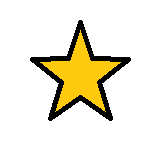
#> input picture Images/star.png, 158 x 148 px, found by its file name
$ jupyter execute --allow-errors cv-task1.ipynb   (shell and % lines are left out)
#> lines starting #> are read from the running program, lines starting #| are printed output that depends on the picture; after the words box and inside, x2 and y2 are one past the last pixel; in counts of white or black regions, pixels touching at a corner belong together; long printed decimals are rounded
[cell 1]
import cv2
import matplotlib.pyplot as plt

# Helper functions

- `imread`: Read an image from `img_path` and convert it to RGB
- `imshow`: Display the given `img` (`figsize` is optional figure size)
- `rgb2bin`: Convert the given RGB image `img_rgb` to binary
- `find_best_contour`: Find and return the largest contour in the image

[cell 2]
def imread(img_path):
#> called with img_path = 'images/star.png'
    img = cv2.imread(img_path)
#> img is the input picture: shape (148, 158, 3); mean B, G, R 211.6, 230.2, 235.5
    img = cv2.cvtColor(img, cv2.COLOR_BGR2RGB)
    return img

def imshow(img, figsize=(5, 5)):
    plt.figure(figsize=figsize)
    plt.imshow(img, cmap='gray')
    plt.show()

def rgb2bin(img_rgb):
    img_gray = cv2.cvtColor(img_rgb, cv2.COLOR_RGB2GRAY)
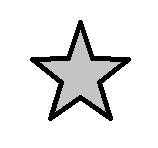
#> img_gray: shape (148, 158); min 0, max 255, mean 229.7
    t, img_bin = cv2.threshold(
        img_gray, 0, 255, cv2.THRESH_OTSU|cv2.THRESH_BINARY_INV
    )
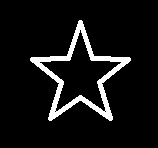
#> img_bin: shape (148, 158); 7.6% white; 1 white region
#> t = 0
    return img_bin

def find_best_contour(img_rgb):
    img_bin = rgb2bin(img_rgb)
    contours, h = cv2.findContours(
        img_bin, cv2.RETR_EXTERNAL, cv2.CHAIN_APPROX_NONE
    )
#> contours = 1 contour; box (x1, y1, x2, y2) and area: (30, 20, 131, 121) 3933; h = [[-1, -1, -1, -1]]
    best_contour = max(contours, key=cv2.contourArea)
#> best_contour = contour of 344 points, box (x1, y1, x2, y2) (30, 20, 131, 121), area 3933
    return best_contour

def draw_contours(img, contours, index=-1, color=(255, 0, 0), thickness=2):
#> called with contours = array of shape (344, 1, 2), index = -1, color = (255, 0, 0), thickness = 2
    img_copy = img.copy()
    cv2.drawContours(img_copy, contours, index, color, thickness)
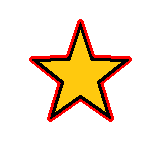
#> img_copy: shape (148, 158, 3); mean R, G, B 243, 226.4, 207.8
    imshow(img_copy)

[cell 3]
img = imread('images/star.png')
imshow(img)

[cell 4]
best_contour = find_best_contour(img)
draw_contours(img, best_contour)

# Chain code histogram

We loop through the best contour points to generate chain code like the following image. We find the chain code by calculating the difference in x (`dx`) and difference in y (`dy`) between each point and the next point.

We create a lookup table that maps between (`dx`, `dy`) and the chain code value according to the image above:
- Each key in the table is (`dx`, `dy`)
- The value is the chain code value

[cell 5]
lookup_table = {
    (1, 0): 0,
    (1, -1): 1,
    (0, -1): 2,
    (-1, -1): 3,
    (-1, 0): 4,
    (-1, 1): 5,
    (0, 1): 6,
    (1, 1): 7
}

We can generate a histogram of chain codes by counting how many times each value appears in the chain code. The next cell will loop through points of the best contour to print the chain code and calculate the histogram.
- First, we initialize the histogram `hist` to zeros. The histogram has 8 values that represent the number of occurrences of each chain code value (from 0 to 7)
- After that, we loop through the points of the best contour (except the last point)
- Inside the loop, we store the current point (index `i`) in `pt1` and the next point (index `i+1`) in `pt2`
- We calculate `dx` and `dy` by subtracting the x and y values between `pt2` and `pt1`
- We give (`dx`, `dy`) to the lookup table to obtain the chain code value (we can print it if we want)
- We increment the histogram at the index of the chain code value `hist[code] += 1`

Outside the loop, we normalize the histogram by dividing it by the total sum: `hist/hist.sum()`. The normalized histogram will remain the same even if the object's size increases

[cell 6]
import numpy as np

hist = np.zeros((8,))

for i in range(len(best_contour)-1):
    (x1, y1) = best_contour[i][0]
    (x2, y2) = best_contour[i+1][0]
    dx = x2 - x1
    dy = y2 - y1
    code = lookup_table[(dx, dy)]
    print(code, end='')
    hist[code] += 1
#> this loop made 343 passes
#> (x1, y1, x2, y2, dx, dy, code) on passes 1 to 3: (79, 20, 78, 21, -1, 1, 5), (78, 21, 78, 22, 0, 1, 6), (78, 22, 78, 23, 0, 1, 6)
#| 5
#| 6
#| 6
#| 5
#| 6
#| 6
#| 5
#| 6
#> (further printed lines are left out)
#> after the loop, hist = [34, 44, 50, 26, 69, 26, 50, 44]

print("\n")
print(hist/hist.sum())
#| [0.09913 0.1283 0.1458 0.0758 0.2012 0.0758
#|  0.1458 0.1283]

We wrap what we did so far in a function that takes an RGB image `img_rgb` and returns the normalized histogram of chain codes. We can use this histogram as a feature descriptor for the image

[cell 7]
def chain_hist(img_rgb):

    best_contour = find_best_contour(img_rgb)
    lookup_table = {
        (1, 0): 0,
        (1, -1): 1,
        (0, -1): 2,
        (-1, -1): 3,
        (-1, 0): 4,
        (-1, 1): 5,
        (0, 1): 6,
        (1, 1): 7
    }

    hist = np.zeros((8,))
    for i in range(len(best_contour)-1):
        pt1 = best_contour[i][0]
        pt2 = best_contour[i+1][0]
        dx = pt2[0] - pt1[0]
        dy = pt2[1] - pt1[1]
        code = lookup_table[(dx, dy)]
        hist[code] += 1
#> this loop made 343 passes

    return hist/hist.sum()

[cell 8]
print(chain_hist(img))
#| [0.09913 0.1283 0.1458 0.0758 0.2012 0.0758
#|  0.1458 0.1283]

# Using Support Vector Machine for shape classification
We use the normalized histograms of chain codes as features to train a Support Vector machine (SVM) classifier to classify the images of shapes (circle, square, star, rectangle)

We use the Four shapes dataset from kaggle [dataset link](https://www.kaggle.com/datasets/smeschke/four-shapes)

The next function takes the path to the data folder (`data_path`) and returns a DataFrame with two columns: image path, and output

## Creating a DataFrame for our dataset

[cell 9]
import os
import pandas as pd

def create_df(data_path):

    # the class_dict is a mapping between class name and value
    class_dict = {
        'circle': 0,
        'square': 1,
        'star': 2,
        'triangle': 3
    }

    # we store image paths and outputs here
    df = []

    # for each class
    for class_name, class_value in class_dict.items():
        class_folder = os.path.join(data_path, class_name)
        # for each image in class folder
        for f in os.listdir(class_folder):
            f_path = os.path.join(class_folder, f)
            # if this is a "png" file, add its path and output
            if f_path.endswith('.png'):
              df.append([f_path, class_value])

    # create a dataframe of image paths and outputs
    df = pd.DataFrame(df, columns=['path', 'output'])

    return df

We use the previous function to read the data from the `shapes_dataset/` folder

#> (a cell that did not finish here is left out)

## Extracting features

We loop through image paths to read each image and extract features from it using our `chain_hist` function. We store all images' features in an array `X` and return it

[cell 11]
from tqdm import tqdm

def extract_features(img_paths):
    n = len(img_paths)
    X = np.zeros((n, 8))
    for i in tqdm(range(n)):
        f_path = img_paths[i]
        img = imread(f_path)
        features = chain_hist(img)
        X[i] = features
    return X

#> (a cell that did not finish here is left out)

We store outputs in `y`

#> (a cell that did not finish here is left out)

## Splitting dataset

We split the data to train and test sets

[cell 14]
from sklearn.model_selection import train_test_split

#> (the rest of this cell did not finish here and is left out)

## Training

We train our Support vector machine

[cell 15]
from sklearn.svm import SVC

[cell 16]
model = SVC()
#> (the rest of this cell did not finish here and is left out)

## Calculating accuracy

We print the accuracy of train and test

[cell 17]
from sklearn.metrics import accuracy_score

#> (the rest of this cell did not finish here and is left out)

## Testing with images outside the dataset

We test the model with images outside the dataset

[cell 18]
def test_model(model, img_path):
    classes = ['circle', 'square', 'star', 'triangle']
    img = imread(img_path)
    x = chain_hist(img)
    c = model.predict([x])[0]
    print(img_path, '->', classes[c])

[cell 19]
def test_model2(model, img):
    classes = ['circle', 'square', 'star', 'triangle']
    x = chain_hist(img)
    c = model.predict([x])[0]
    print(classes[c])
    return classes[c]

#> (a cell that did not finish here is left out)

# Object detection example

[cell 21]
img = imread('shapes.png')
#> call 3 of imread, with img_path = 'shapes.png'
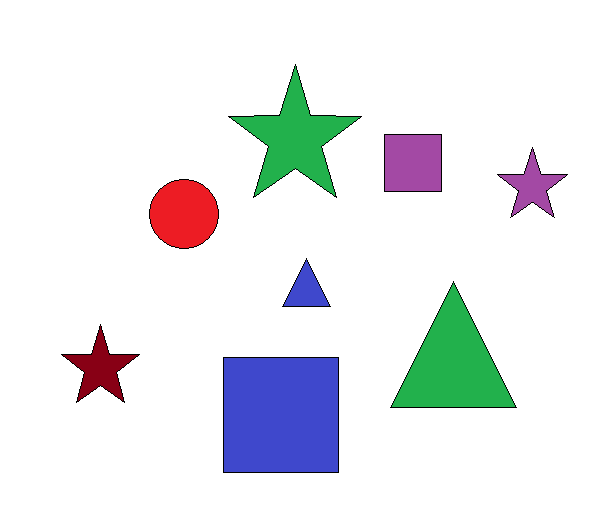
#> input picture Images/shapes.png, 613 x 509 px, found by its file name
#> in imread, img is the input picture: shape (509, 613, 3); mean B, G, R 237.7, 234.5, 232.6
imshow(img)

# Other feature descriptors
The method we used is very simple and won't work for complex objects (such as cats). If we want to deal with complex objects, we should use a better feature descriptor. Examples include:
- SIFT (Scale-Invariant Feature Transform)
- SURF (Speeded-Up Robust Features)
- LBP (Local Binary Patterns)
- HOG (Histogram Oriented Gradients)
- Deep-learning based:
  - Auto encoders
  - Pre-trained models such as ResNet, etc.

[cell 22]
def detect_connected_components(img_rgb,w_range=None,h_range=None):
    # convert image to gray
#> called with w_range = (15, 135), h_range = (20, 135)
    img_gray = cv2.cvtColor(img_rgb, cv2.COLOR_RGB2GRAY)
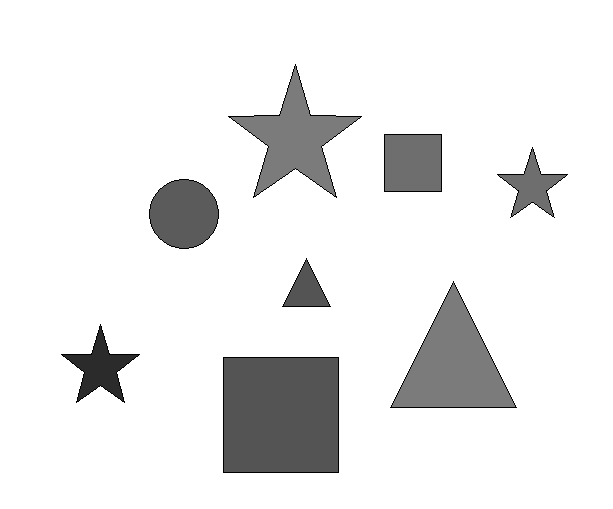
#> img_gray: shape (509, 613); min 0, max 255, mean 234.3
    # convert gray image to binary
    t, img_bin = cv2.threshold(img_gray,0,255,cv2.THRESH_OTSU|cv2.THRESH_BINARY_INV)
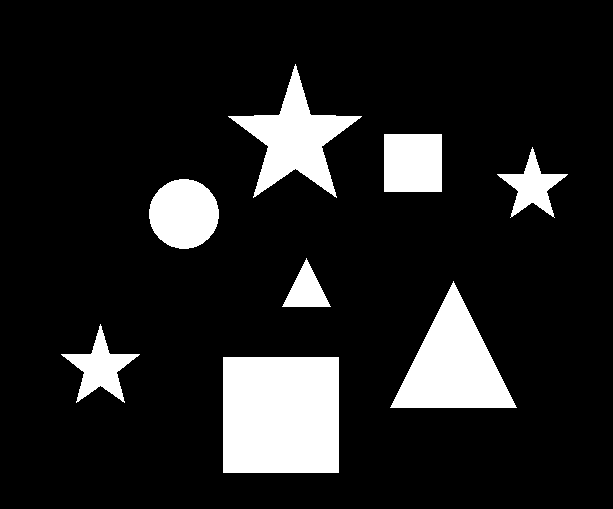
#> img_bin: shape (509, 613); 12.8% white; 8 white regions, largest, box (x1, y1, x2, y2) and area: (223, 357, 339, 473) 13456, (390, 281, 517, 408) 8065, (228, 64, 362, 198) 6163
    # detect connected components
    components = cv2.connectedComponentsWithStats(img_bin,connectivity=4)
    (nLabels, labels, stats, centroids) = components
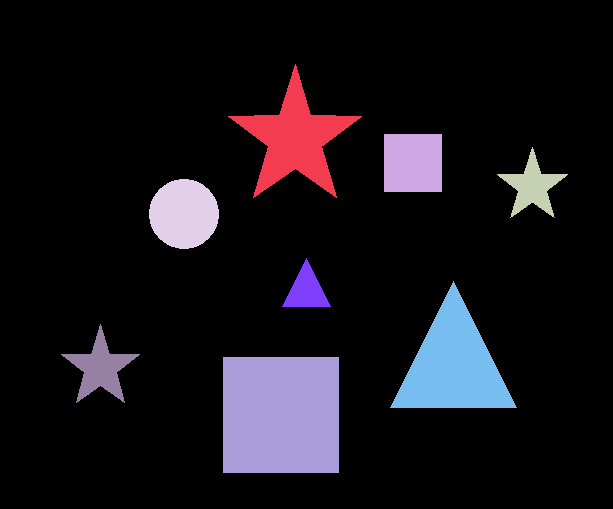
#> labels: shape (509, 613) int32; 11 distinct labels, from 0 to 10; one colour per label, 0 black
    centroids = centroids.astype(int)
    # copy image to avoid drawing on the original image
    img = img_rgb.copy()
    # loop through components
    for i in range(1, nLabels):
        x, y, w, h, area = stats[i]
        (cx, cy) = centroids[i]
        # by default, there is no limit for width or height
        acceptWidth = True
        acceptHeight = True
        # check the width, and height are within range (if defined)
        if w_range:
            acceptWidth = (w > w_range[0] and w < w_range[1])
        if h_range:
            acceptHeight = (h > h_range[0] and h < h_range[1])
        # draw location if width and height are accepted
        if acceptWidth and acceptHeight:
            cut_image=img[y:y+h,x:x+w]
            imshow(cut_image)

            nameOfShape=test_model2(model,cut_image)
            cv2.rectangle(img, (x, y), (x+w, y+h), (0,0, 0), 2)

            cv2.putText(img, nameOfShape, (x, y-8),cv2.FONT_HERSHEY_SIMPLEX, 0.7, (0, 0,0),1)
#> this loop made 1 pass
#> pass 1, in detect_connected_components, `cut_image=img[y:y+h,x:x+w]`:
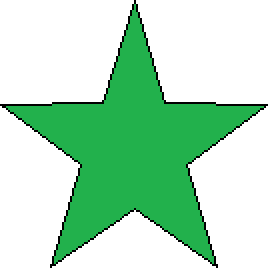
#> cut_image: shape (134, 134, 3) (shown 2 times larger); mean R, G, B 178.3, 223.6, 191.6
#> pass 1, in rgb2bin (call 3), `img_gray = cv2.cvtColor(img_rgb, cv2.COLOR_RGB2GRAY)`:
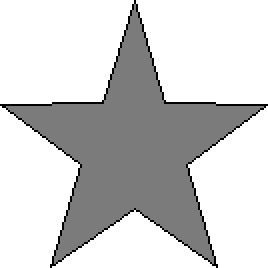
#> img_gray: shape (134, 134) (shown 2 times larger); min 0, max 255, mean 206.5
#> pass 1, in rgb2bin (call 3), `t, img_bin = cv2.threshold( img_gray, 0, 255, cv2.THRESH_OTSU|cv2.THRE..`:
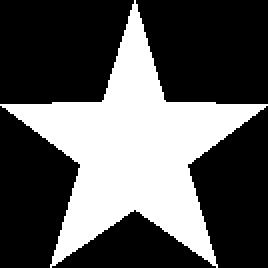
#> img_bin: shape (134, 134) (shown 2 times larger); 34.3% white; 1 white region, box (x1, y1, x2, y2) and area: (0, 0, 134, 134) 6163


    imshow(img, figsize=(10, 10))
